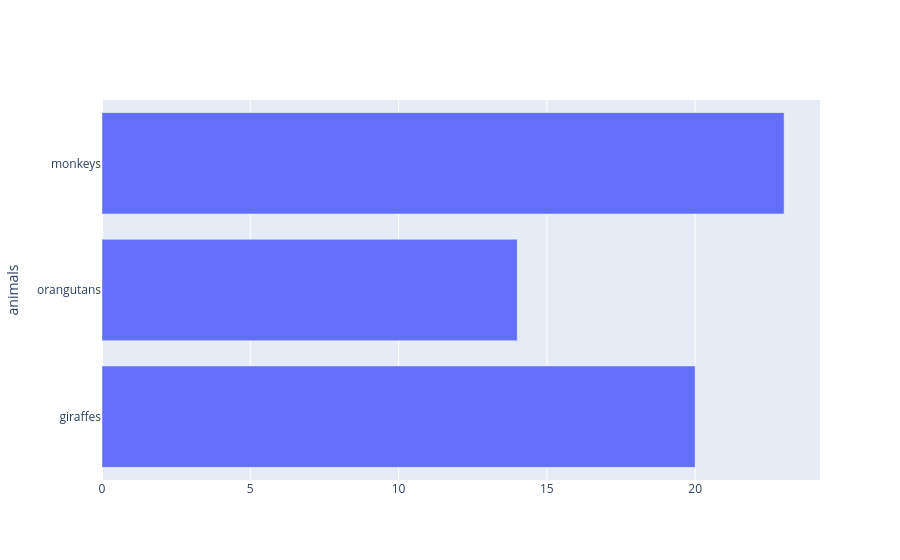

Notebook cell for this chart:
### Code cell
import numpy as np
import pandas as pd
#import bar_chart_race_ as bcr
import plotly
import os
import colorsys

#df = pd.DataFrame({'A': [1, np.nan, 3, 4], 'B': [3, 4, np.nan, np.nan], 'C': [np.nan, 9, 3, 1]})
# df = df.fillna(0)
#print(np.array(range(1,11))-5)
# row = df[df.index==0].transpose()[0]
# row.index = np.array([1,2,3])
# print(row.values)
# print(type(row))
a = np.random.random((2,2))
print(a.max())
print(a.argmax())
print(a.flatten()[a.argmax()])

# steps_per_period = 2
# df.index = df.index * steps_per_period
# new_index = range(df.index[-1]+1)
# df= df.reindex(new_index)
# df = df.interpolate()
# print(df)
# df = df.rank(axis=1, method='first')
# df[df>2] = np.nan
# print(df)
# #df_out = pd.DataFrame({1: ['A', 'B', 'A', 'C'], 2:  ['B', 'C', 'C', 'A']})
# #print(df_out)

# s = df.stack().reset_index()
# df2 = pd.DataFrame(s)
# df2 = df2.pivot(index='level_0', columns=0, values='level_1')
# print(df2)

import plotly.graph_objects as go
animals=['giraffes', 'orangutans', 'monkeys']
data = go.Bar(y=animals, x=[20, 14, 23], orientation='h')
yaxis = dict(tickvals=animals, ticktext=animals, title='animals')
layout = go.Layout(yaxis=yaxis)
fig = go.Figure([data], layout)
fig.show()

### Figure 1 — Plotly figure (JSON) as saved in the notebook; plotly's stock layout.template omitted (floating-point values rounded to 4 significant figures)
{"data": [{"orientation": "h", "type": "bar", "x": [20, 14, 23], "y": ["giraffes", "orangutans", "monkeys"]}], "layout": {"yaxis": {"ticktext": ["giraffes", "orangutans", "monkeys"], "tickvals": ["giraffes", "orangutans", "monkeys"], "title": {"text": "animals"}}}}
